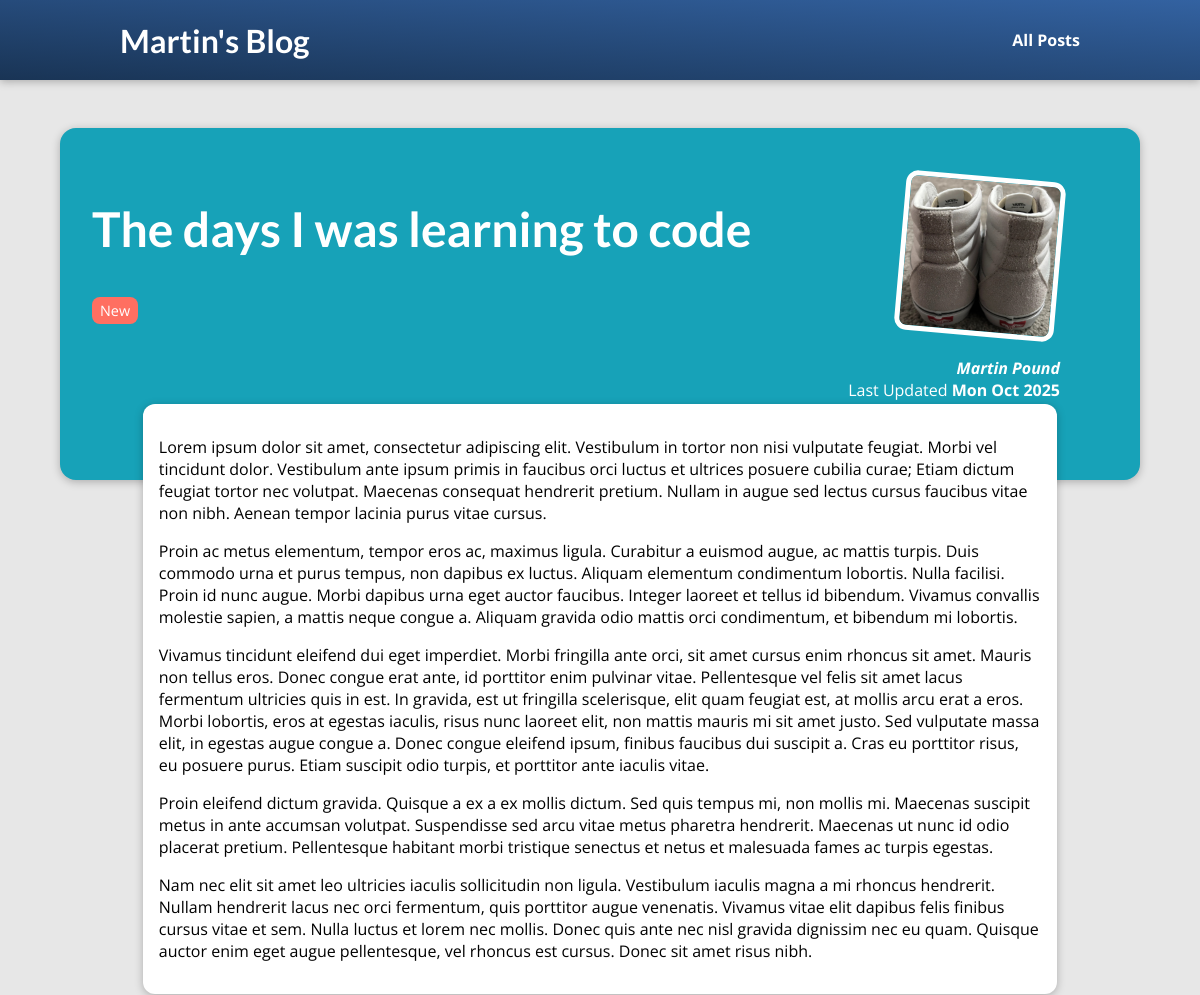
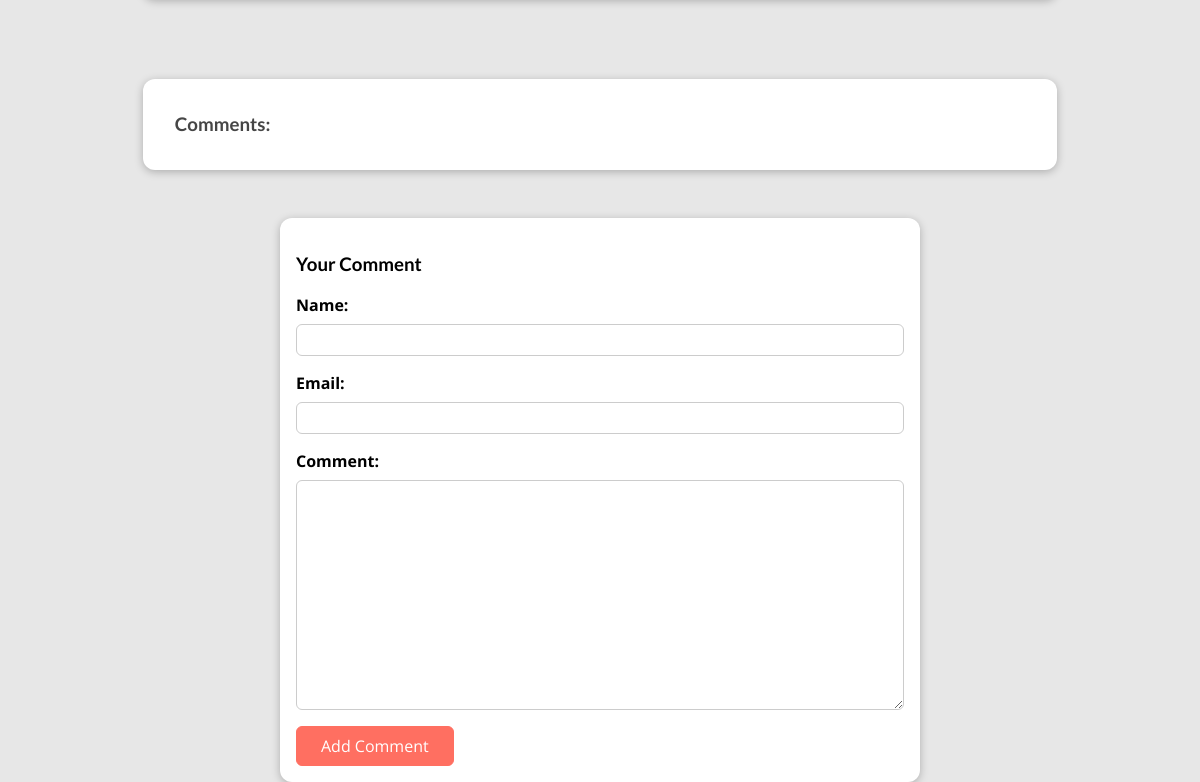
Page /posts/the-days-i-was-learning-to-code on the committed database (2 pictures, top to bottom).
### blog/models.py (models this page shows, shortened)
class Post(models.Model):
    title = models.CharField(max_length=100)
    excerpt = models.CharField(max_length=200)
    image = models.ImageField(upload_to="posts", null=True) # ImageField to handle image uploads. Nullable due to existing data
    date = models.DateField(auto_now=True)
    slug = models.SlugField(unique=True, db_index=True) # Unique slug for URL references title
    content = models.TextField()
    author = models.ForeignKey(Author, on_delete=models.SET_NULL, null=True, related_name="posts") # Foreign key relationship with Author
    tags = models.ManyToManyField(Tag) # Many-to-many relationship with Tag
    class Meta:
        verbose_name_plural = "Posts"

class Tag(models.Model):
    caption = models.CharField(max_length=20)
    class Meta:
        verbose_name_plural = "Tags"

class Author(models.Model):
    first_name = models.CharField(max_length=100)
    last_name = models.CharField(max_length=100)
    email_address = models.EmailField() # EmailField validates email format
    def __str__(self):
        return f"{self.first_name} {self.last_name}"
    class Meta:
        verbose_name_plural = "Authors"

### blog/views.py (the view)
# urls.py: path("posts/<slug:slug>", views.SinglePostView.as_view(), name="post-detail"), # Individual post detail
class SinglePostView(View): #replaces post_detail function-based view
    template_name = "blog/post-detail.html"
    model = Post
    def get (self, request, slug):
        identified_post = get_object_or_404(Post, slug=slug) #Fetch a single post by its slug or return 404 if not found
        context = {
            "post": identified_post,
            "tags": identified_post.tags.all(),
            "comment_form": CommentForm, #add an empty comment form to the context
            "comments": identified_post.comments.all().order_by("-id") #fetch all comments related to the post
        }
        return render(request, self.template_name, context)
    def post(self, request, slug): #Handles form submission for comments
        comment_form = CommentForm(request.POST)
        post = Post.objects.get(slug=slug)
        if comment_form.is_valid():
            comment = comment_form.save(commit=False)
            comment.post = post  # Associate the comment with the current post
            comment.save()
            return HttpResponseRedirect(reverse("post-detail", args=[slug]))  # Redirect to the same page after processing the form
        else:
            identified_post = get_object_or_404(Post, slug=slug)
            context = {
                "post": identified_post,
                "tags": identified_post.tags.all(),
                "comment_form": comment_form, # Return the form with errors
                "comments": identified_post.comments.all().order_by("-id") #fetch all comments related to the post
            }
            return render(request, self.template_name, context)

### blog/templates/blog/post-detail.html (shortened to what this page needs)
{% extends "base.html" %}
{% load static %}
{% block css_files %}
    <link rel="stylesheet" href="{% static 'blog/post-detail.css' %}">
{% endblock %}
{% block content %}
    <section id="summary">
        <h2>{{ post.title }}</h2>
        <div>
            {% for tag in tags %}
                <span class="tag">{{ tag.caption }}</span>
            {% endfor %}
        </div>
        <article>
            <img src="{{ post.image.url }}" alt="{{ post.title }}">
            <address> <a href="mailto: {{ post.author.email_address }}">{{ post.author|title }}</a></address>
            <div>
                Last Updated <time>{{ post.date|date:"D M Y" }}</time>
            </div>
        </article>
    <main>
        {{ post.content|linebreaks }}
    </main>
    <section id="comments">
        <h3>Comments:</h3>
    </section>
    <section id="comment-form">
        <h3>Your Comment</h3>
        <form action="{% url "post-detail" post.slug %}" method="post">
            {% for form_field in comment_form %}
                <div class="form-control">
                    {{ form_field.label_tag }}
                    {{ form_field }}
                </div>
            {% endfor %}
            <button type="submit">Add Comment</button>
        </form>
    </section>
    </section>
{% endblock %}

### static/app.css (style rules this page uses)
* { box-sizing: border-box; }
html { font-family: 'Open Sans', 'Lato', sans-serif; }
body { margin: 0; }
h1, h2, h3 { font-family: 'Lato', sans-serif; font-weight: bold; }

### blog/static/blog/post-detail.css (style rules this page uses)
body { background-color: #e7e7e7; }
#summary { margin: 8rem auto 3rem auto; padding: 2rem; width: 90%; max-width: 90rem; border-radius: 16px; background-color: #17a2b8; position: relative; box-shadow: 0 2px 8px rgba(0, 0, 0, 0.25); height: 22rem; }
#summary h2 { color: white; font-size: 3rem; }
#summary article { position: absolute; top: 2rem; right: 3rem; padding: 1rem 2rem; border-radius: 12px; text-align: right; color: white; }
#summary article img { width: 10rem; height: 10rem; border-radius: 12px; transform: rotateZ(5deg); border: 5px solid white; margin-bottom: 1rem; }
#summary address { font-weight: bold; }
#summary a { color: white; text-decoration: none; }
#summary time { font-weight: bold; }
main { width: 90%; max-width: 90rem; margin: 5rem auto; background-color: white; padding: 1rem; border-radius: 12px; box-shadow: 0 2px 8px rgba(0, 0, 0, 0.25); }
.tag { display: inline-block; background-color: #ff6f61; color: white; padding: 0.25rem 0.5rem; border-radius: 8px; margin-right: 0.5rem; font-size: 0.9rem; }
#comment-form { margin: 3rem auto; width: 90%; max-width: 40rem; border-radius: 12px; background-color: white; box-shadow: 0 2px 8px rgba(0, 0, 0, 0.25); padding: 1rem; }
#comment-form button { font: inherit; background-color: #ff6f61; color: white; border: 1px solid #ff6f61; padding: 0.5rem 1.5rem; border-radius: 6px; cursor: pointer; }
.form-control { margin-bottom: 1rem; }
.form-control label { font-weight: bold; margin-bottom: 0.5rem; display: block; }
.form-control input, .form-control textarea { display: block; width: 100%; font: inherit; padding: 0.25rem; border-radius: 6px; border: 1px solid #ccc; }
#comments { margin: 3rem auto; width: 90%; max-width: 60rem; border-radius: 12px; background-color: white; box-shadow: 0 2px 8px rgba(0, 0, 0, 0.25); padding: 1rem 2rem; }
#comments h3 { color: #464646; }

### rows in the picture
Post: title "The days I was learning to code", image (picture), author "Martin Pound", date "Mon Oct 2025", content "Lorem ipsum dolor sit amet, consectetur adipiscing elit. Vestibulum in tortor non nisi vulputate feugiat. Morbi vel tincidunt dolor. Vestibulum ante ipsum primis in faucibus orci luctus et ultrices posuere cubilia curae; Etiam dictum feugiat tortor nec volutpat. Maecenas consequat hendrerit pretium. Nullam in augue sed lectus cursus faucibus vitae non nibh. Aenean tempor lacinia purus vitae cursus. Proin ac metus elementum, tempor eros ac, maximus ligula. Curabitur a euismod augue, ac mattis turpis. Duis commodo urna et purus tempus, non dapibus ex luctus. Aliquam elementum condimentum lobortis. Nulla facilisi. Proin id nunc augue. Morbi dapibus urna eget auctor faucibus. Integer laoreet et…"
Tag: caption "New"
